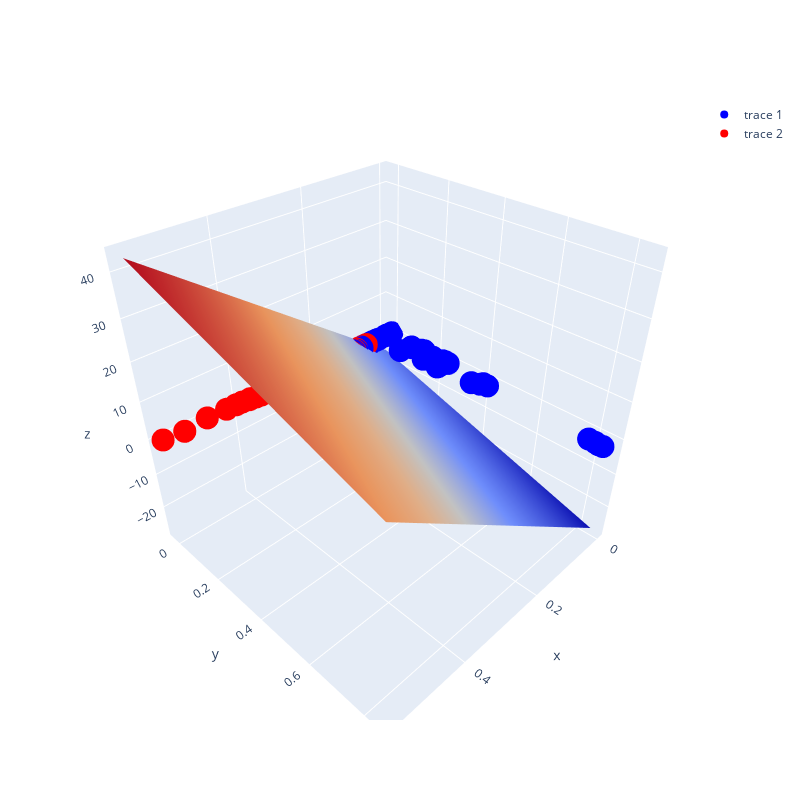

Notebook source saved alongside this figure:
### Code cell
show3D(reduced_data, y_test_encoded, model)
